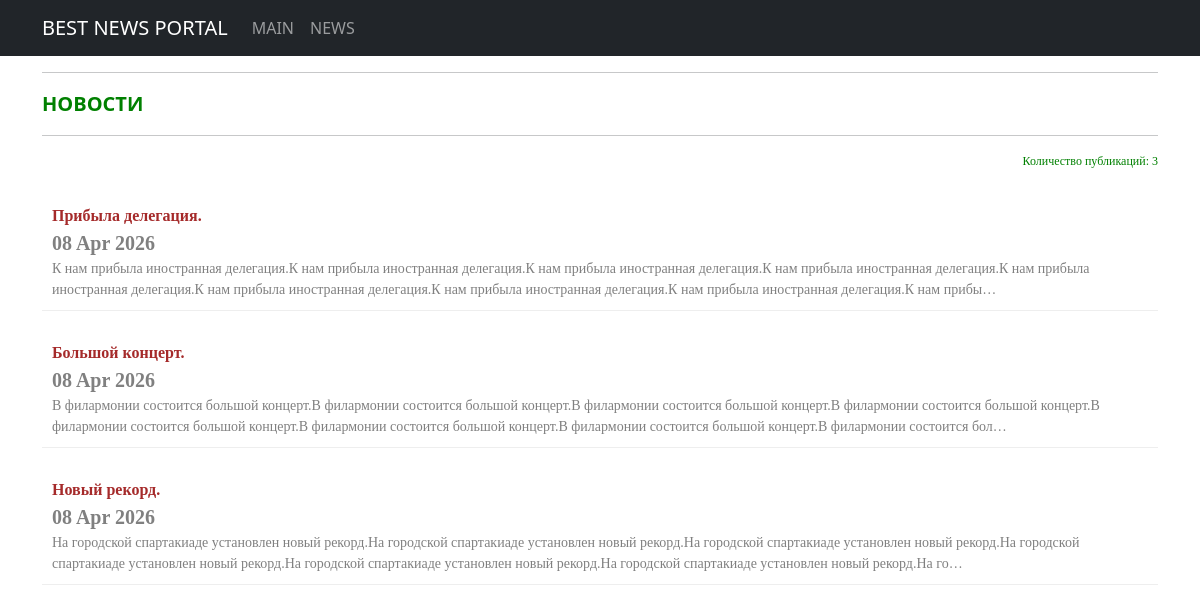
Before: /news/ with the older database file.
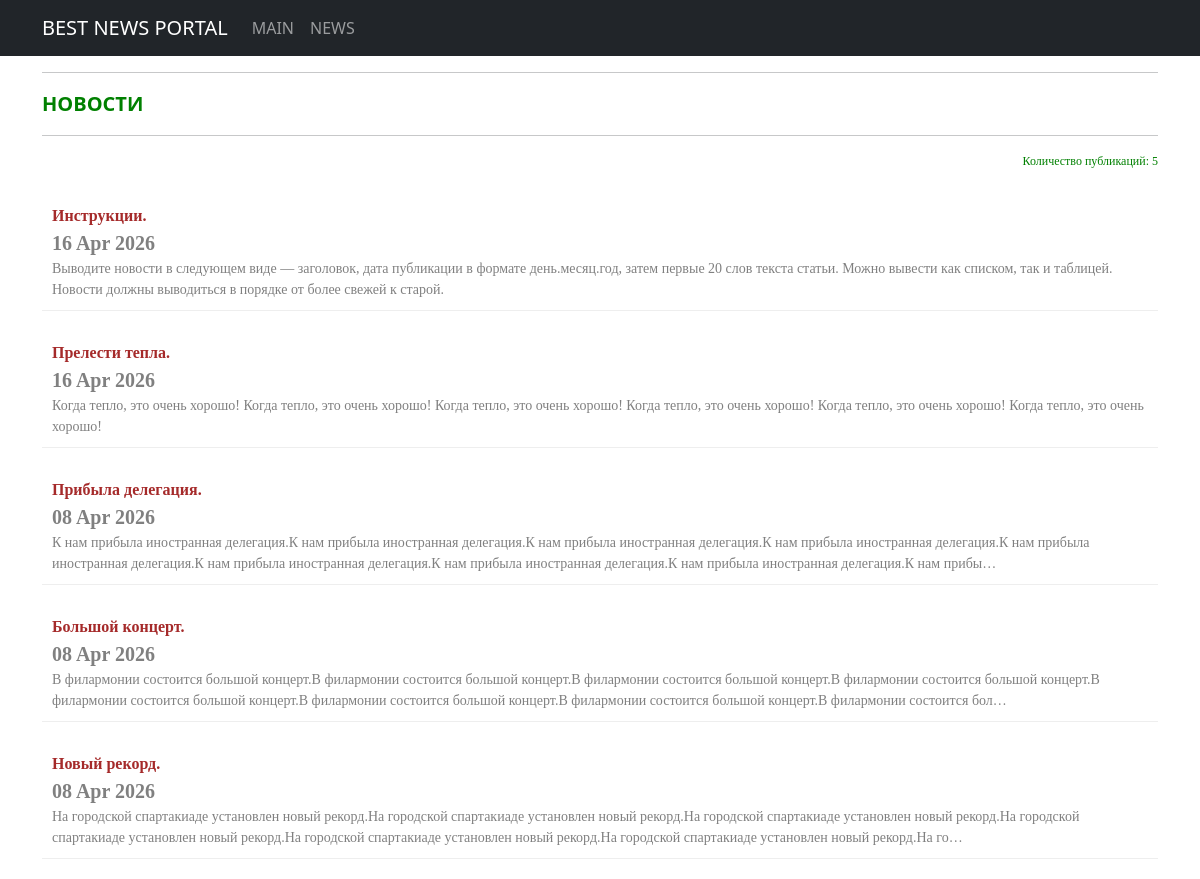
After: the same page with the newer database file.
### news/models.py (models this page shows, shortened)
class Post(models.Model):
    ARTICLE = 'AR'
    NEWS = 'NW'
    TYPE_CHOICES = [(ARTICLE, 'Статья'), (NEWS, 'Новость')]
    author = models.ForeignKey(Author, on_delete=models.CASCADE)
    post_type = models.CharField(max_length=2, choices=TYPE_CHOICES, default=ARTICLE)
    created_at = models.DateTimeField(auto_now_add=True)
    categories = models.ManyToManyField(Category, through='PostCategory')
    title = models.CharField(max_length=250)
    text = models.TextField()
    rating = models.IntegerField(default=0)

### news/views.py (the view)
# urls.py: path('', PostListView.as_view()),
class PostListView(ListView):
    model = Post
    ordering = '-created_at'
    template_name = 'flatpages/posts.html'
    context_object_name = 'posts'

### templates/flatpages/posts.html
{% extends 'flatpages/default.html' %}
{% block content %}
    <hr>
    <div style="text-align: left; color: green; font-size: 20px; font-weight: bold;">
        НОВОСТИ
    </div>
    <hr>
    <div style="text-align: right; color: green; font-size: 12px; font-weight: normal; font-family: tahoma;">
        Количество публикаций: {{ posts|length }}
    </div>
    <br>
    {% if posts %}
    <ol style="list-style-type: none; padding: 0; margin: 0;">
        {% for post in posts %}
            <li style="margin-bottom: 20px; padding: 10px; border-bottom: 1px solid #eeeeee;">
            <div style="text-align: left; color: grey; font-family: tahoma; font-size: 16px;">
                <div style="text-align: left; font-size: 16px;
                color: brown; font-weight: bold;">{{ post.title }}</div>
                <div style="text-align: left; font-size: 20px;
                color: grey; font-weight: bold;">{{ post.created_at|date:"d M Y" }}</div>
                <div style="text-align: left; font-size: 14px;">{{ post.text|truncatechars:300 }}</div>
            </div>
            </li>
        {% endfor %}
    </ol>
   {% else %}
       <h2>Новостей нет!</h2>
   {% endif %}
{% endblock content %}

### templates/flatpages/default.html (shortened to what this page needs)
<!DOCTYPE html>
<html lang="en">
    <head>
        {% load static %}
        <link href="{% static 'css/styles.css' %}" rel="stylesheet" />
    </head>
    <body>
<nav class="navbar navbar-expand-lg navbar-dark bg-dark static-top">
   <div class="container">
       <a class="navbar-brand" href="/main/">BEST NEWS PORTAL</a>
       <div class="collapse navbar-collapse" id="navbarResponsive">
           <ul class="navbar-nav ml-auto">
               <li class="nav-item active">
                   <a class="nav-link" href="/main/">MAIN
                   </a>
               </li>
               <li class="nav-item">
                   <a class="nav-link" href="/news/">NEWS</a>
               </li>
           </ul>
       </div>
   </div>
</nav>
<div class="container">
    <div class="row">
        <div class="co-lg-12 text-center">
        {% block content %}{% endblock content %}
        </div>
    </div>
</div>
    </body>
</html>

Changed rows visible on the page:
added Post: title "Инструкции.", created_at "16 Apr 2026", text "Выводите новости в следующем виде — заголовок, дата публикации в формате день.месяц.год, затем первые 20 слов текста статьи. Можно вывести как списком, так и таблицей. Новости должны выводиться в порядке от более свежей к старой."
added Post: title "Прелести тепла.", created_at "16 Apr 2026", text "Когда тепло, это очень хорошо! Когда тепло, это очень хорошо! Когда тепло, это очень хорошо! Когда тепло, это очень хорошо! Когда тепло, это очень хорошо! Когда тепло, это очень хорошо!"
Other visible differences:
{{ posts|length }}: "3" → "5"
